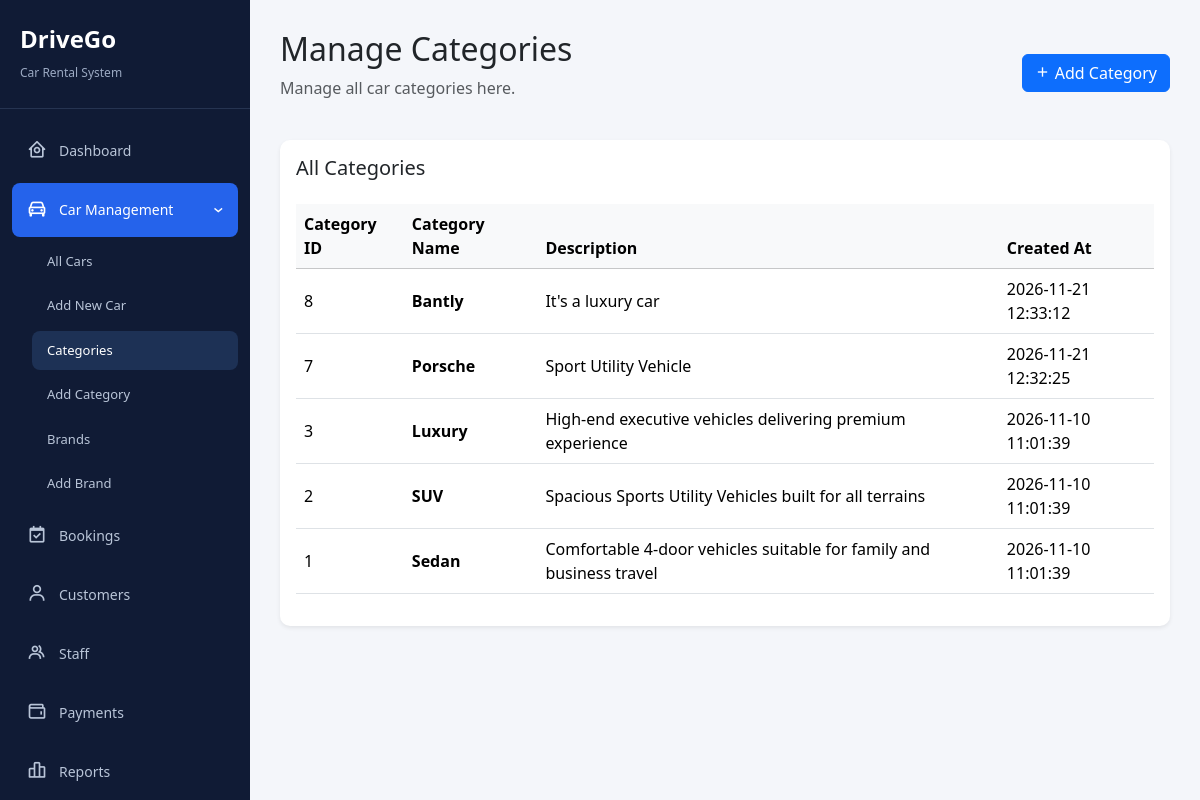
Screenshot of /admin/categories.php (signed in) with the database file from the repository.
### tables this page shows
CREATE TABLE `categories` (
  `category_id` int NOT NULL,
  `category_name` varchar(50) NOT NULL,
  `description` text,
  `created_at` timestamp NULL DEFAULT CURRENT_TIMESTAMP
);

### admin/categories.php (the view, shortened to what this page needs)
<?php
require_once "../config/dbconfig.php";
$sql = "SELECT * FROM categories ORDER BY category_id DESC";
$result = mysqli_query($conn, $sql);
?>
<!DOCTYPE html>
<html lang="en">
<head>
    <link href="https://cdn.jsdelivr.net/npm/bootstrap@5.3.3/dist/css/bootstrap.min.css" rel="stylesheet">
    <link href="https://unpkg.com/boxicons@2.1.4/css/boxicons.min.css" rel="stylesheet">
    <link rel="stylesheet" href="assets/css/custom.css">
</head>
<body>
    <?php require_once "partials/sidebar.php"; ?>
    <div class="main-content">
        <div class="d-flex justify-content-between align-items-center mb-4">
            <div>
                <h2>Manage Categories</h2>
                <p class="text-muted">
                    Manage all car categories here.
                </p>
            </div>
            <a href="add_category.php" class="btn btn-primary">
                <i class="bx bx-plus"></i>
                Add Category
            </a>
        </div>
        <div class="card table-card shadow-sm">
            <div class="card-body">
                <h5 class="mb-4">All Categories</h5>
                <div class="table-responsive">
                    <table class="table table-hover align-middle">
                        <thead class="table-light">
                            <tr>
                                <th>Category ID</th>
                                <th>Category Name</th>
                                <th>Description</th>
                                <th>Created At</th>
                            </tr>
                        </thead>
                        <tbody>
                            <?php
                            if ($result && mysqli_num_rows($result) > 0) {
                                while ($category = mysqli_fetch_assoc($result)) {
                            ?>
                            <tr>
                                <td>
                                    <?php echo $category['category_id']; ?>
                                </td>
                                <td>
                                    <strong>
                                        <?php echo htmlspecialchars($category['category_name']); ?>
                                    </strong>
                                </td>
                                <td>
                                    <?php echo htmlspecialchars($category['description'] ?? ''); ?>
                                </td>
                                <td>
                                    <?php echo htmlspecialchars($category['created_at']); ?>
                                </td>
                            </tr>
                            <?php
                                }
                            }
                            ?>
                        </tbody>
                    </table>
                </div>
            </div>
        </div>
    </div>
</body>
</html>

### admin/categories.php (style rules this page uses)
body { background: #f4f6fa; margin: 0; }
.main-content { margin-left: 250px; padding: 30px; }
.table-card { border: none; border-radius: 10px; }

### rows the page displays
categories: category_id "8", category_name "Bantly", description "It's a luxury car", created_at "2026-11-21 12:33:12"
categories: category_id "7", category_name "Porsche", description "Sport Utility Vehicle", created_at "2026-11-21 12:32:25"
categories: category_id "3", category_name "Luxury", description "High-end executive vehicles delivering premium experience", created_at "2026-11-10 11:01:39"
categories: category_id "2", category_name "SUV", description "Spacious Sports Utility Vehicles built for all terrains", created_at "2026-11-10 11:01:39"
categories: category_id "1", category_name "Sedan", description "Comfortable 4-door vehicles suitable for family and business travel", created_at "2026-11-10 11:01:39"
